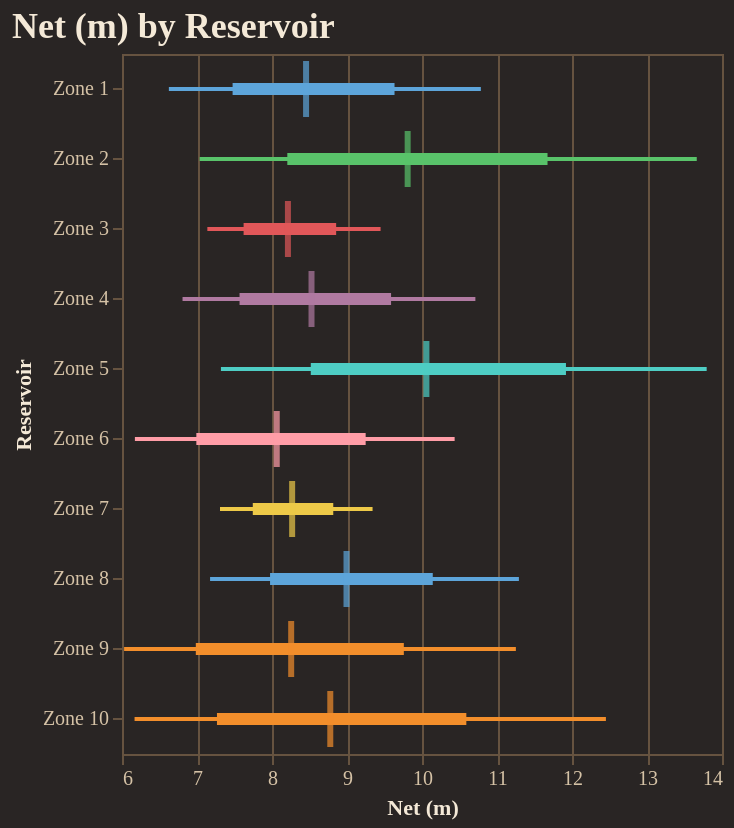

The cell this chart's notebook holds for it:
### Code cell
fig = reporter.plotter.forest_plot(
    "Net (m)", 
    backend=PLOTTING_BACKEND
)
fig.show()

### Figure 1 — Vega-Lite specification as saved in the notebook (floating-point values rounded to 4 significant figures)
{"config": {"background": "#292524", "view": {"fill": "#292524", "stroke": "#665340"}, "title": {"color": "#f4e9d7", "font": "Merriweather", "fontSize": 18, "fontWeight": 600, "subtitleColor": "#d5c2a6", "anchor": "start"}, "axis": {"domainColor": "#665340", "gridColor": "#665340", "tickColor": "#665340", "labelColor": "#d5c2a6", "titleColor": "#f4e9d7", "labelFont": "Merriweather", "titleFont": "Merriweather"}, "legend": {"titleColor": "#f4e9d7", "labelColor": "#d5c2a6", "labelFont": "Merriweather", "titleFont": "Merriweather", "orient": "top-right", "symbolType": "circle"}, "header": {"labelColor": "#d5c2a6", "titleColor": "#f4e9d7", "labelFont": "Merriweather", "titleFont": "Merriweather"}, "mark": {"color": "#c78d3b"}, "line": {"color": "#c78d3b"}, "bar": {"color": "#c78d3b"}, "point": {"color": "#ddb06d"}, "area": {"color": "#c78d3b", "opacity": 0.35}, "text": {"color": "#f4e9d7", "font": "Merriweather"}, "range": {"category": ["#5DA5DA", "#F28E2B", "#59C36A", "#E15759", "#B07AA1", "#4ECDC4", "#FF9DA7", "#EDC948"]}}, "layer": [{"mark": {"type": "rule", "strokeWidth": 2}, "encoding": {"color": {"field": "group", "legend": null, "type": "nominal"}, "x": {"field": "p10", "scale": {"zero": false}, "title": "Net (m)", "type": "quantitative"}, "x2": {"field": "p90"}, "y": {"field": "group", "sort": ["Zone 1", "Zone 2", "Zone 3", "Zone 4", "Zone 5", "Zone 6", "Zone 7", "Zone 8", "Zone 9", "Zone 10"], "title": "Reservoir", "type": "nominal"}}}, {"mark": {"type": "rule", "strokeWidth": 6}, "encoding": {"color": {"field": "group", "legend": null, "type": "nominal"}, "x": {"field": "p25", "scale": {"zero": false}, "title": "Net (m)", "type": "quantitative"}, "x2": {"field": "p75"}, "y": {"field": "group", "sort": ["Zone 1", "Zone 2", "Zone 3", "Zone 4", "Zone 5", "Zone 6", "Zone 7", "Zone 8", "Zone 9", "Zone 10"], "title": "Reservoir", "type": "nominal"}}}, {"mark": {"type": "tick", "color": "black", "size": 28, "thickness": 3}, "encoding": {"color": {"field": "group", "legend": null, "type": "nominal"}, "tooltip": [{"field": "group", "title": "Group", "type": "nominal"}, {"field": "p10", "title": "P10", "type": "quantitative"}, {"field": "p25", "title": "P25", "type": "quantitative"}, {"field": "median", "title": "Median", "type": "quantitative"}, {"field": "p75", "title": "P75", "type": "quantitative"}, {"field": "p90", "title": "P90", "type": "quantitative"}], "x": {"field": "median", "scale": {"zero": false}, "title": "Net (m)", "type": "quantitative"}, "y": {"field": "group", "sort": ["Zone 1", "Zone 2", "Zone 3", "Zone 4", "Zone 5", "Zone 6", "Zone 7", "Zone 8", "Zone 9", "Zone 10"], "title": "Reservoir", "type": "nominal"}}}], "data": {"name": "data-b3e6e9eb77c798d27b7b84b70d669bcd"}, "height": 350, "title": "Net (m) by Reservoir", "width": "container", "$schema": "https://vega.github.io/schema/vega-lite/v5.20.1.json", "datasets": {"data-b3e6e9eb77c798d27b7b84b70d669bcd": [{"group": "Zone 1", "p10": 6.625, "p25": 7.475, "median": 8.454, "p75": 9.634, "p90": 10.78}, {"group": "Zone 2", "p10": 7.035, "p25": 8.204, "median": 9.809, "p75": 11.67, "p90": 13.66}, {"group": "Zone 3", "p10": 7.138, "p25": 7.621, "median": 8.212, "p75": 8.855, "p90": 9.448}, {"group": "Zone 4", "p10": 6.807, "p25": 7.567, "median": 8.527, "p75": 9.588, "p90": 10.71}, {"group": "Zone 5", "p10": 7.319, "p25": 8.517, "median": 10.06, "p75": 11.92, "p90": 13.8}, {"group": "Zone 6", "p10": 6.172, "p25": 6.991, "median": 8.063, "p75": 9.249, "p90": 10.44}, {"group": "Zone 7", "p10": 7.307, "p25": 7.744, "median": 8.269, "p75": 8.817, "p90": 9.341}, {"group": "Zone 8", "p10": 7.174, "p25": 7.974, "median": 8.993, "p75": 10.14, "p90": 11.29}, {"group": "Zone 9", "p10": 6.028, "p25": 6.984, "median": 8.256, "p75": 9.758, "p90": 11.25}, {"group": "Zone 10", "p10": 6.167, "p25": 7.266, "median": 8.777, "p75": 10.59, "p90": 12.45}]}}
